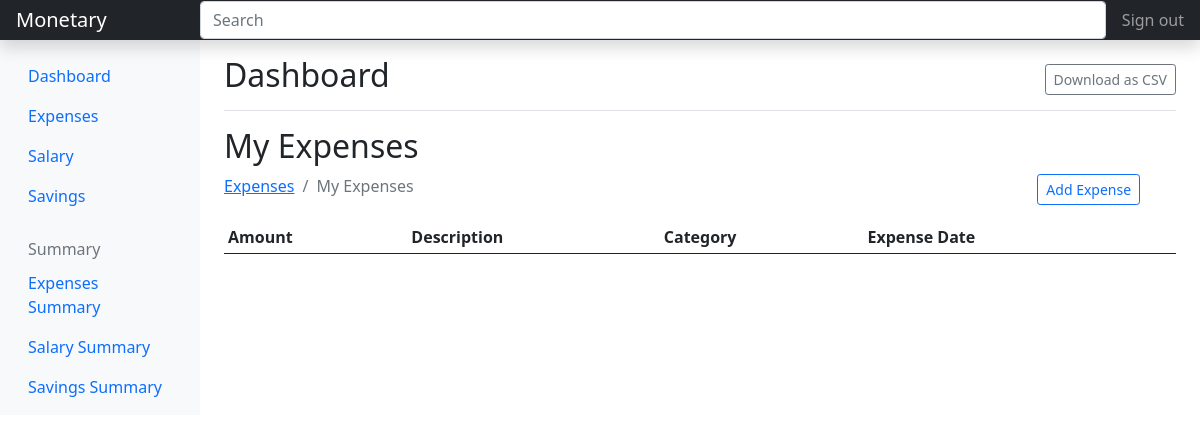
Before: / (signed in) with the older database file.
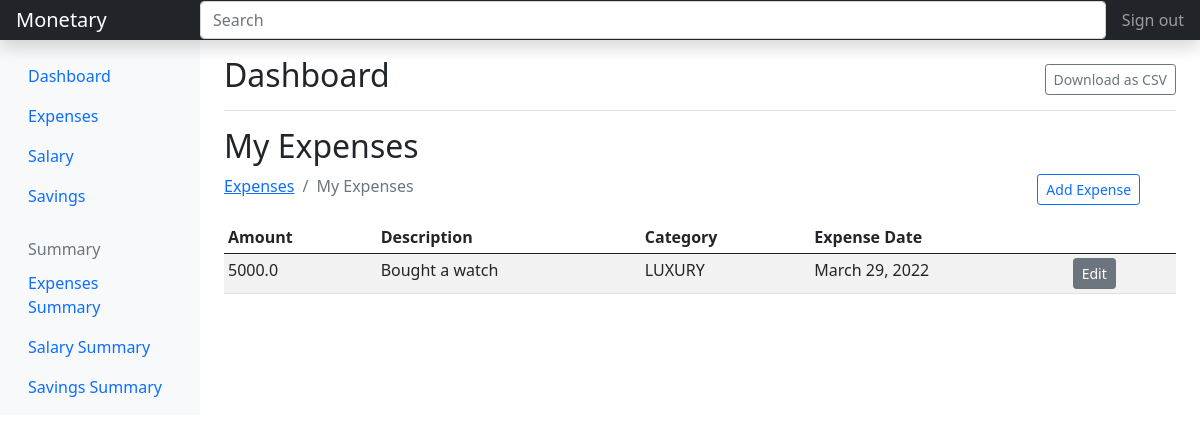
After: the same page with the newer database file.
### expenses/models.py (models this page shows, shortened)
class Expense(models.Model):
    amount = models.FloatField()
    date = models.DateField(default=now)
    description = models.TextField()
    owner = models.ForeignKey(to=User, on_delete=models.CASCADE)
    category = models.CharField(max_length=200)
    class Meta:
        ordering = ['-date']

### expenses/views.py (the view)
# urls.py: path('', views.index, name="expenses"),
@login_required(login_url='/accounts/login')
def index(request):
    categories = Category.objects.all()
    expenses = Expense.objects.filter(owner=request.user)
    paginator = Paginator(expenses, 5)
    page_num = request.GET.get('page')
    page_obj = Paginator.get_page(paginator, page_num)
    context = {
        'expenses': expenses,
        'page_obj': page_obj
    }
    return render(request, 'expenses/index.html', context)

### expenses/templates/expenses/index.html
{% extends 'base.html' %}
{% load static %}
{% block content %}
<div class="d-flex justify-content-between flex-wrap flex-md-nowrap align-items-center pt-3 pb-2 mb-3 border-bottom">
    <h1 class="h2">Dashboard</h1>
    <div class="btn-toolbar mb-2 mb-md-0">
       <a href="" class="btn btn-outline-secondary btn-sm">Download as CSV</a>
    </div>
</div>
<h2>My Expenses</h2>
<div class="row">
    <div class="col-md-10">
        <nav aria-label="breadcrumb">
            <ol class="breadcrumb">
                <li class="breadcrumb-item"><a href="">Expenses</a></li>
                <li class="breadcrumb-item active" aria-current="page">My Expenses</li>
            </ol>
        </nav>
    </div>
    <div class="col-md-2">
        <a href="{% url 'add-expenses' %}" class="btn btn-outline-primary btn-sm mb-3">Add Expense</a>
    </div>
</div>
<div class="table-responsive">
    <table class="table table-striped table-sm">
        <thead>
            <tr>
                <th>Amount</th>
                <th>Description</th>
                <th>Category</th>
                <th>Expense Date</th>
                <th></th>
            </tr>
        </thead>
        <tbody>
            {% for expense in page_obj %}
            <tr>
                <td>{{expense.amount}}</td>
                <td>{{expense.description}}</td>
                <td>{{expense.category}}</td>
                <td>{{expense.date}}</td>
                <td><a href="{% url 'expense-edit' expense.id %}" class="btn btn-secondary btn-sm">Edit</a></td>
            </tr>
            {% endfor %}
        </tbody>
    </table>
</div>
{% endblock %}

Changed rows visible on the page:
added Expense: amount "5000.0", description "Bought a watch", category "LUXURY", date "March 29, 2022"
